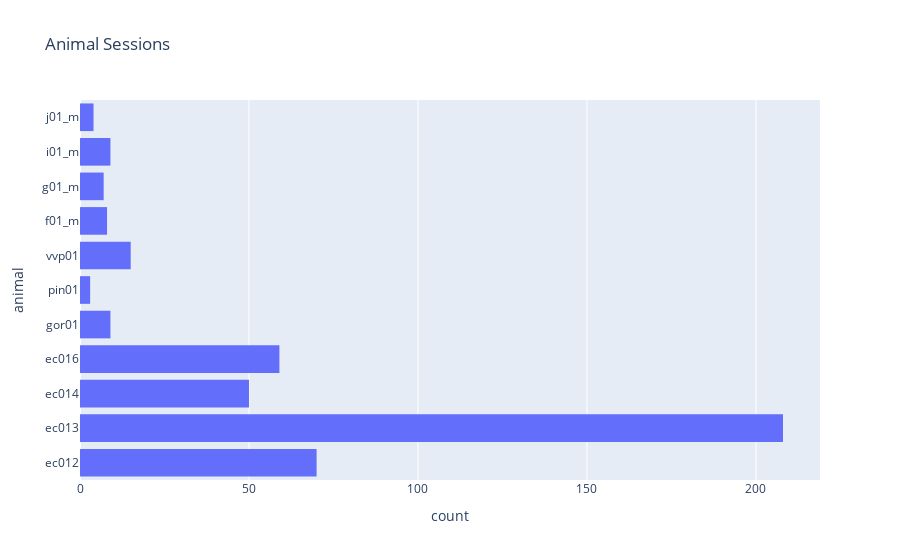

Source (notebook cell):
### Code cell
px.histogram(
    doc_behavior,
    y='animal', 
    nbins=100, 
    title='Animal Sessions'
)

### Figure 1 — Plotly figure (JSON) as saved in the notebook; plotly's stock layout.template omitted (floating-point values rounded to 4 significant figures; data arrays with more than 128 entries replaced by an {"elided": "..."} marker saying what was removed)
{"data": [{"alignmentgroup": "True", "bingroup": "y", "hovertemplate": "count=%{x}<br>animal=%{y}<extra></extra>", "legendgroup": "", "marker": {"color": "#636efa", "pattern": {"shape": ""}}, "name": "", "nbinsy": 100, "offsetgroup": "", "orientation": "h", "showlegend": false, "type": "histogram", "xaxis": "x", "y": {"elided": "442 str values"}, "yaxis": "y"}], "layout": {"barmode": "relative", "legend": {"tracegroupgap": 0}, "title": {"text": "Animal Sessions"}, "xaxis": {"anchor": "y", "domain": [0, 1], "title": {"text": "count"}}, "yaxis": {"anchor": "x", "domain": [0, 1], "title": {"text": "animal"}}}}
